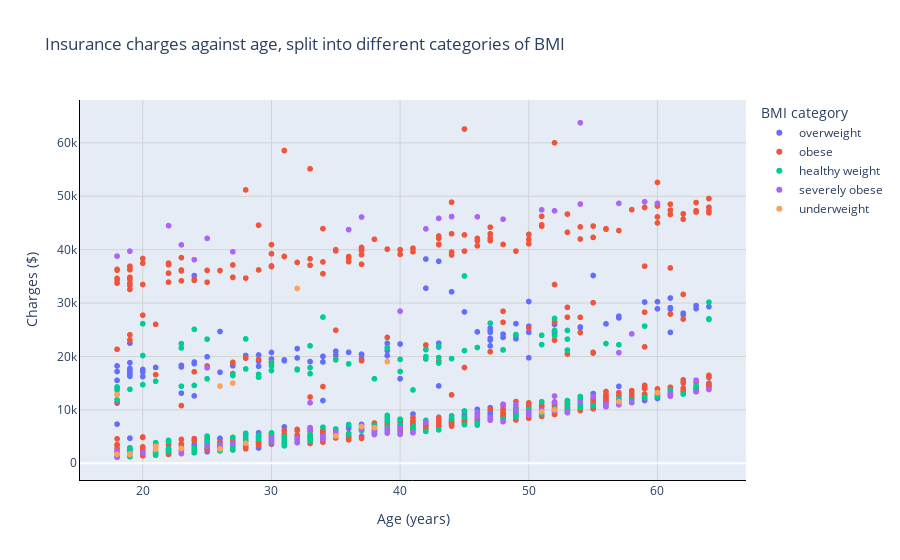

The code cell stored with this chart in its notebook:
### Markdown cell above
Below we have a chart which I hoped would help predict charges based on BMI but it is too hard to read with the 5 different categories. If I have time I will re-evaluate the categories and see if I can make the graph clearer.

### Code cell
fig = px.scatter(df, x='age', y='charges', color='bmi category',
                 labels={
                     'age': 'Age (years)',
                     'charges':'Charges ($)',
                     'bmi category': 'BMI category'
                 },
                 title='Insurance charges against age, split into different categories of BMI')

fig.update_xaxes(showgrid=True, gridcolor='lightgrey')
fig.update_yaxes(showgrid=True, gridwidth=1, gridcolor='lightgrey')
fig.update_xaxes(showline=True, linecolor='black', linewidth=1)
fig.update_yaxes(showline=True, linecolor='black', linewidth=1)

#y-axis is not currently at 0 so setting it to 0
fig.update_yaxes(range=[0, None])

fig.show()

### Figure 1 — Plotly figure (JSON) as saved in the notebook; plotly's stock layout.template omitted (floating-point values rounded to 4 significant figures; data arrays with more than 128 entries replaced by an {"elided": "..."} marker saying what was removed)
{"data": [{"hovertemplate": "BMI category=overweight<br>Age (years)=%{x}<br>Charges ($)=%{y}<extra></extra>", "legendgroup": "overweight", "marker": {"color": "#636efa", "symbol": "circle"}, "mode": "markers", "name": "overweight", "showlegend": true, "type": "scattergl", "x": {"elided": "386 int values"}, "xaxis": "x", "y": {"elided": "386 float values"}, "yaxis": "y"}, {"hovertemplate": "BMI category=obese<br>Age (years)=%{x}<br>Charges ($)=%{y}<extra></extra>", "legendgroup": "obese", "marker": {"color": "#EF553B", "symbol": "circle"}, "mode": "markers", "name": "obese", "showlegend": true, "type": "scattergl", "x": {"elided": "616 int values"}, "xaxis": "x", "y": {"elided": "616 float values"}, "yaxis": "y"}, {"hovertemplate": "BMI category=healthy weight<br>Age (years)=%{x}<br>Charges ($)=%{y}<extra></extra>", "legendgroup": "healthy weight", "marker": {"color": "#00cc96", "symbol": "circle"}, "mode": "markers", "name": "healthy weight", "showlegend": true, "type": "scattergl", "x": {"elided": "225 int values"}, "xaxis": "x", "y": {"elided": "225 float values"}, "yaxis": "y"}, {"hovertemplate": "BMI category=severely obese<br>Age (years)=%{x}<br>Charges ($)=%{y}<extra></extra>", "legendgroup": "severely obese", "marker": {"color": "#ab63fa", "symbol": "circle"}, "mode": "markers", "name": "severely obese", "showlegend": true, "type": "scattergl", "x": [27, 56, 48, 58, 63, 36, 40, 58, 38, 46, 54, 46, 25, 57, 49, 46, 23, 24, 35, 47, 52, 18, 32, 63, 61, 32, 57, 64, 54, 54, 43, 25, 50, 38, 48, 30, 39, 41, 33, 33, 49, 26, 37, 44, 55, 40, 26, 50, 53, 20, 51, 18, 18, 39, 30, 18, 40, 33, 23, 37, 57, 61, 18, 60, 26, 50, 18, 51, 19, 48, 47, 22, 59, 39, 52, 23, 27, 57, 19, 32, 34, 57, 56, 42, 46, 25, 52, 34, 18, 42, 52], "xaxis": "x", "y": [39610.0, 10600.0, 11030.0, 11380.0, 13410.0, 43750.0, 6610.0, 24230.0, 5401.0, 46150.0, 48550.0, 9433.0, 42110.0, 11570.0, 10980.0, 8944.0, 1837.0, 38130.0, 5847.0, 8084.0, 12590.0, 1149.0, 4686.0, 15560.0, 12570.0, 3994.0, 48680.0, 13830.0, 63770.0, 11540.0, 45860.0, 17880.0, 9059.0, 6374.0, 45700.0, 4754.0, 6356.0, 5709.0, 11330.0, 6666.0, 9801.0, 3410.0, 6436.0, 46200.0, 12490.0, 5439.0, 3201.0, 9542.0, 9504.0, 1984.0, 9876.0, 2218.0, 1147.0, 5662.0, 4266.0, 38790.0, 28480.0, 6361.0, 2438.0, 46110.0, 11580.0, 13060.0, 1635.0, 48670.0, 2927.0, 9550.0, 2217.0, 47460.0, 1759.0, 7804.0, 8570.0, 44500.0, 48970.0, 5757.0, 9749.0, 40900.0, 3693.0, 20710.0, 39720.0, 3990.0, 5124.0, 10980.0, 11090.0, 7651.0, 8733.0, 3238.0, 47270.0, 4536.0, 1163.0, 43900.0, 11410.0], "yaxis": "y"}, {"hovertemplate": "BMI category=underweight<br>Age (years)=%{x}<br>Charges ($)=%{y}<extra></extra>", "legendgroup": "underweight", "marker": {"color": "#FFA15A", "symbol": "circle"}, "mode": "markers", "name": "underweight", "showlegend": true, "type": "scattergl", "x": [23, 32, 18, 51, 19, 18, 27, 19, 26, 21, 21, 26, 57, 37, 60, 39, 52, 35, 38, 28], "xaxis": "x", "y": [2775.0, 32730.0, 1695.0, 9644.0, 1728.0, 12830.0, 15010.0, 1621.0, 14460.0, 3167.0, 2585.0, 2681.0, 11530.0, 6878.0, 13200.0, 19020.0, 9991.0, 5117.0, 6641.0, 3733.0], "yaxis": "y"}], "layout": {"legend": {"title": {"text": "BMI category"}, "tracegroupgap": 0}, "title": {"text": "Insurance charges against age, split into different categories of BMI"}, "xaxis": {"anchor": "y", "domain": [0, 1], "gridcolor": "lightgrey", "linecolor": "black", "linewidth": 1, "showgrid": true, "showline": true, "title": {"text": "Age (years)"}}, "yaxis": {"anchor": "x", "domain": [0, 1], "gridcolor": "lightgrey", "gridwidth": 1, "linecolor": "black", "linewidth": 1, "range": [0, null], "showgrid": true, "showline": true, "title": {"text": "Charges ($)"}}}}
